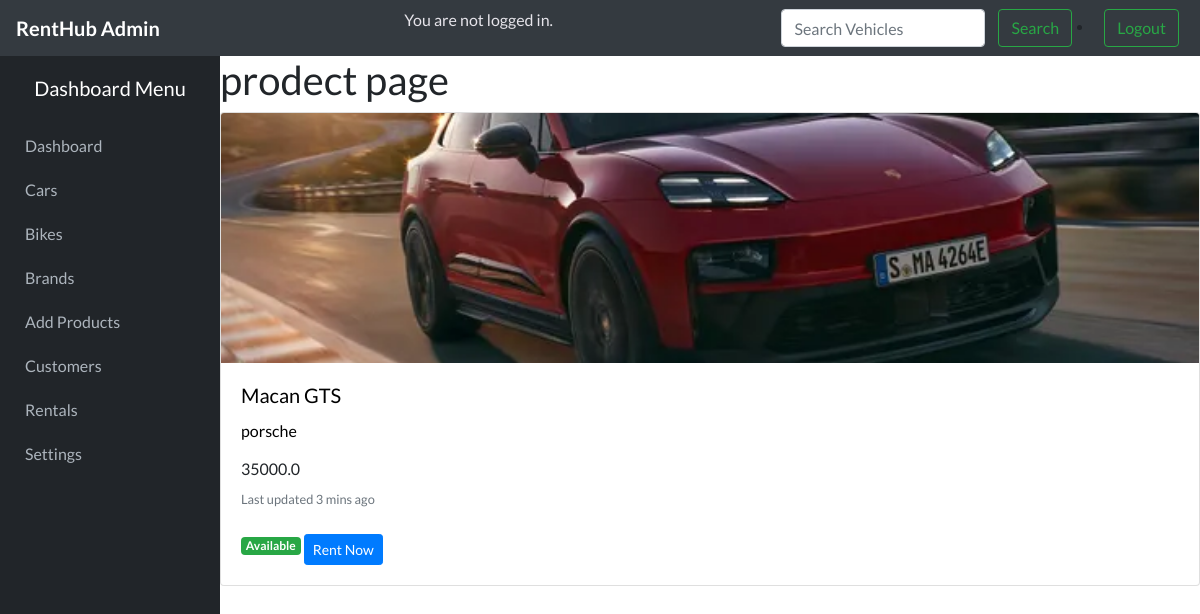
The app's page /viewproduct/2/ with its own data.
### home/models.py (models this page shows, shortened)
class product(models.Model):
    subcategory = models.ForeignKey(
        Subcategory,
        on_delete=models.CASCADE,
        related_name='products'
    )
    name = models.CharField(max_length=100)
    price = models.FloatField()
    image = models.ImageField(upload_to='pro_pic', null=True, blank=True)
    description = models.CharField(max_length=200, null=True, blank=True)
    is_available = models.BooleanField(default=True)

class Subcategory(models.Model):
    category = models.ForeignKey( Category, on_delete=models.CASCADE,  related_name='subcategories')
    brand_name = models.CharField(max_length=30)
    logo = models.ImageField(upload_to='logo_pic', blank=True, null=True)
    def __str__(self):
        return self.brand_name

### home/views.py (the view)
# urls.py: path('viewproduct/<int:p_id>/', views.viewproductfn, name='viewproduct'),
def viewproductfn(request,p_id):
    x= product.objects.get(id=p_id)
    return render (request,'product.html',{'abc':x})

### home/templates/product.html (shortened to what this page needs)
{% extends 'base.html'%}
{% load static %}
{%block style %}
<link rel="stylesheet" href="{% static 'css/home.css'%}" />
{% endblock%}
{% block content%}
<h1>prodect page</h1>
<div class="card mb-3">
  <img src="/media/{{abc.image}}"class="card-img-top" alt="...">
  <div class="card-body">
     <h5 class="card-title">{{abc.name}}</h5>
     <p class="card-text">{{abc.subcategory}}</p>
      <h6 class="card-text">{{abc.price}}</h6>
      <p class="card-text"><small class="text-muted">Last updated 3 mins ago</small></p>
       {% if abc.is_available %}
              <span class="badge badge-success">Available</span>
              <a href="/add_rental/{{ abc.id }}/" class="btn btn-primary btn-sm mt-2">Rent Now</a>
            {% else %}
              <span class="badge badge-danger">Rented Out</span>
              <button class="btn btn-secondary btn-sm mt-2" disabled>Not Available</button>
            {% endif %}
  </div>
</div>
{% endblock%}

### home/static/css/base.css (style rules this page uses)
body { background-color: #f4f6f9; font-family: "Lato", sans-serif; margin: 0; padding: 0; }

### home/static/css/home.css (style rules this page uses)
.card-img-top { width: 100%; height: 250px; object-fit: cover; }
h5 ,p { color: black; }

### records on screen
product: image (picture), name "Macan GTS", subcategory "porsche", price "35000.0"
